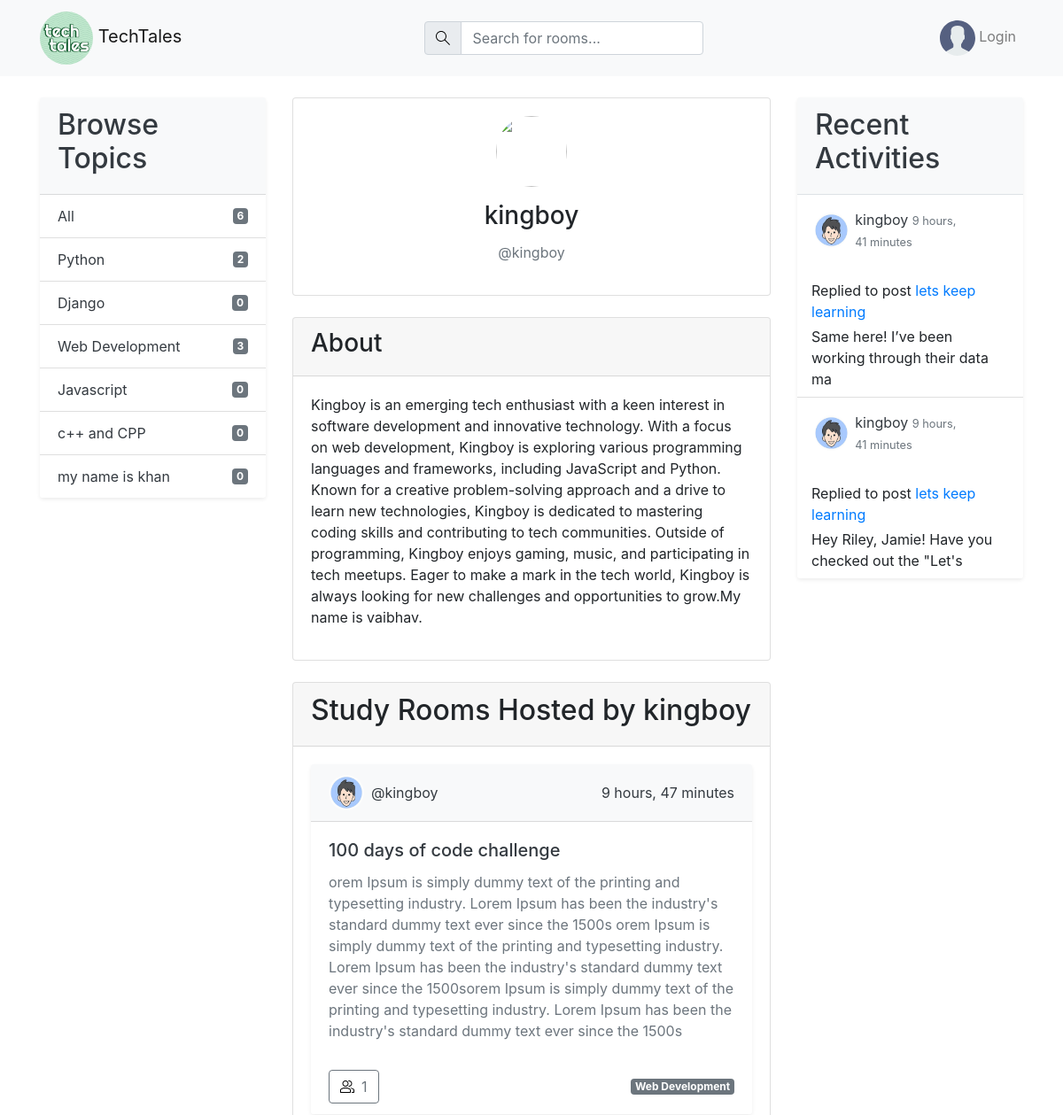
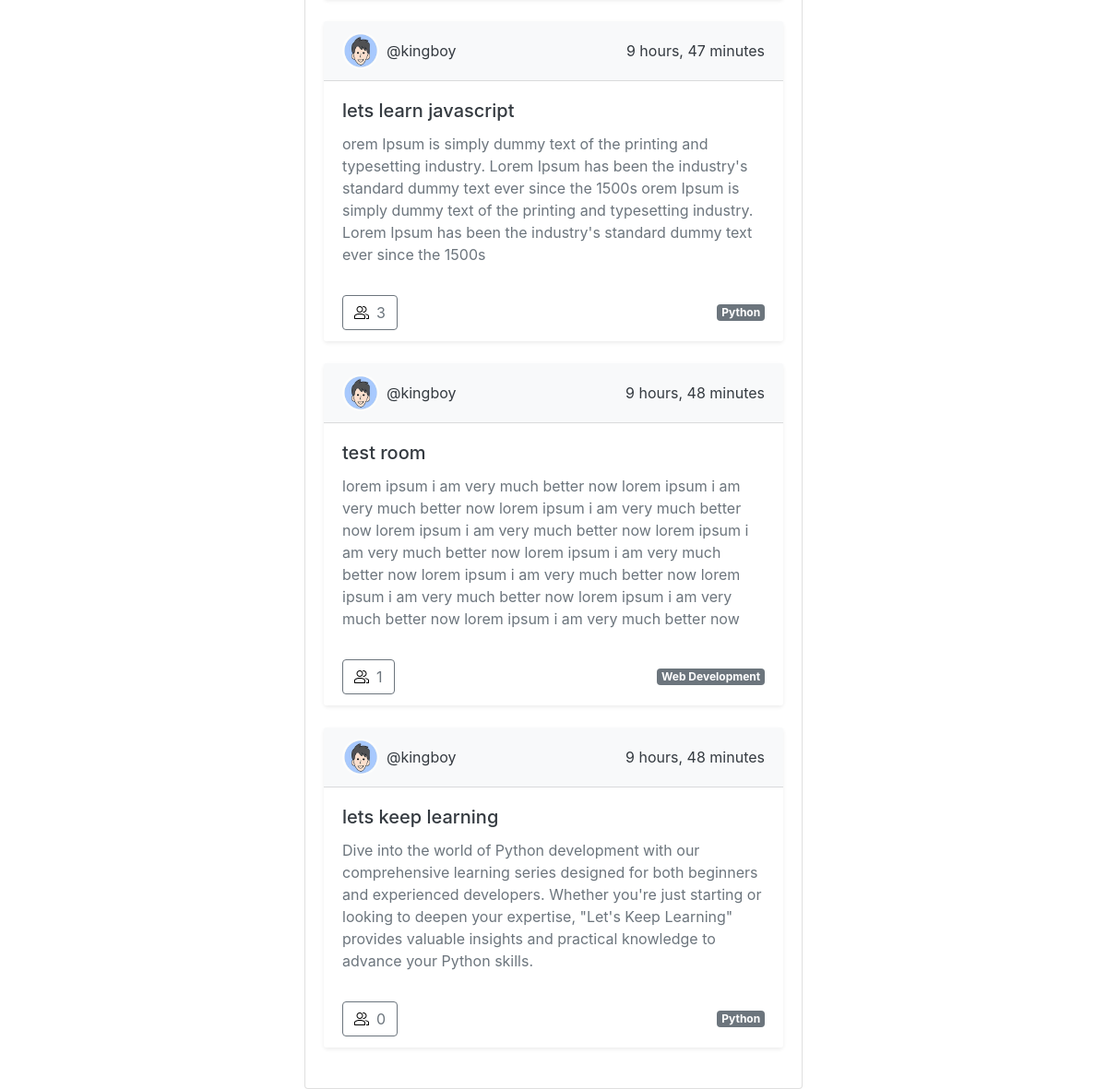
Page /profile/1/ on the committed database (2 pictures, top to bottom).
### base/models.py (models this page shows, shortened)
class Topic(models.Model):
    name=models.CharField(max_length=200)

class Bio(models.Model):
    user=models.OneToOneField(User,on_delete=models.CASCADE,null=True)
    avatar=models.ImageField(null=True,default='avatar.svg',blank=True)
    bio=models.TextField(null=True,blank=True)

class Room(models.Model):
    host=models.ForeignKey(User,on_delete=models.SET_NULL,null=True)
    topic=models.ForeignKey(Topic,on_delete=models.SET_NULL,null=True)
    name=models.CharField(max_length=200)
    desc=models.TextField(null=True,blank=True)
    participants=models.ManyToManyField(User,related_name='participants',blank=True)
    modified=models.DateTimeField(auto_now=True)
    created=models.DateTimeField(auto_now_add=True)
    class Meta:
        ordering=['-modified','-created']

class Message(models.Model):
    user=models.ForeignKey(User,on_delete=models.CASCADE)
    room=models.ForeignKey(Room,on_delete=models.CASCADE)
    body=models.TextField()
    modified=models.DateTimeField(auto_now=True)
    created=models.DateTimeField(auto_now_add=True)
    class Meta:
        ordering=['-modified','-created']
    def __str__(self):
        return self.body[:50]

### base/views.py (the view)
# urls.py: path('profile/<str:pk>/',views.userProfile,name='profile'),
def userProfile(request,pk):
    user=User.objects.get(id=int(pk))
    rooms=user.room_set.all()
    room_messages=user.message_set.all()
    topics=Topic.objects.all()
    context={
        'user':user,
        'rooms':rooms,
        'room_messages':room_messages,
        'topics':topics,
    }
    return render(request,'base/profile.html',context)

### base/templates/base/profile.html (shortened to what this page needs)
{% extends 'main.html' %}
{% block content %}
<main class="profile-page layout layout--3">
  <div class="container mt-4">
    <div class="row">
      <div class="col-md-3">
        {% include 'base/topics_component.html' %}
      </div>
      <div class="col-md-6">
        <div class="card mb-4">
          <div class="card-body text-center">
            <div class="profile-avatar mb-3">
              <div class="avatar avatar--large active mx-auto">
                <img src="{{ request.user.bio.avatar.url }}" alt="" class="img-fluid rounded-circle" style="width: 80px; height: 80px; object-fit: cover;">
              </div>
            </div>
            <h3 class="card-title">{{ user.username }}</h3>
            <p class="text-muted">@{{ user.username }}</p>
          </div>
        </div>
        <div class="card mb-4">
          <div class="card-header">
            <h3>About</h3>
          </div>
          <div class="card-body">
            <p>{{user.bio.bio}}
            </p>
          </div>
        </div>
        <div class="card">
          <div class="card-header">
            <h2>Study Rooms Hosted by {{ user.username }}</h2>
          </div>
          <div class="card-body">
            {% include 'base/feed_component.html' %}
          </div>
        </div>
      </div>
      <div class="col-md-3">
        {% include 'base/activity_component.html' %}
      </div>
    </div>
  </div>
</main>
{% endblock %}

### base/templates/base/topics_component.html
<div class="topics card mb-4 shadow-sm border-0">
  <div class="card-header bg-light text-dark">
    <h2>Browse Topics</h2>
  </div>
  <ul class="list-group list-group-flush">
    <li class="list-group-item bg-white">
      <a href="{% url 'home' %}" class="d-flex justify-content-between align-items-center text-dark text-decoration-none">
        All <span class="badge badge-secondary">{{topics.count}}</span>
      </a>
    </li>
    {% for topic in topics %}
    <li class="list-group-item bg-white">
      <a href="{% url 'home' %}?q={{topic.name}}" class="d-flex justify-content-between align-items-center text-dark text-decoration-none">
        {{topic.name}} <span class="badge badge-secondary">{{topic.room_set.all.count}}</span>
      </a>
    </li>
    {% endfor %}
  </ul>
</div>

### base/templates/base/feed_component.html (shortened to what this page needs)
{% load static %}
{% for room in rooms %}
<div class="card mb-4 shadow-sm border-0">
  <div class="card-header d-flex justify-content-between align-items-center bg-light text-dark">
    <a href="{% url 'profile' room.host.id %}" class="d-flex align-items-center text-decoration-none text-dark">
      <div class="avatar avatar--small mr-2">
        <img src="{{ room.host.bio.avatar.url }}" alt="" class="img-fluid rounded-circle" style="width: 40px; height: 40px; object-fit: cover;">
      </div>
      <span>@{{room.host.username}}</span>
    </a>
    <span>{{room.modified|timesince}}</span>
  </div>
  <div class="card-body">
    <h5 class="card-title">
      <a href="{% url 'room' room.id %}" class="text-decoration-none text-dark">{{room.name}}</a>
    </h5>
    <p class="card-text text-muted">{{room.desc}}</p>
  </div>
  <div class="card-footer d-flex justify-content-between align-items-center bg-white border-top-0">
    <a href="{% url 'room' room.id %}" class="btn btn-outline-secondary d-flex align-items-center">
      {{room.participants.all.count}}
    </a>
    <span class="badge badge-secondary">{{room.topic.name}}</span>
  </div>
</div>
{% endfor %}

### base/templates/base/activity_component.html (shortened to what this page needs)
<div class="activities card mb-4 shadow-sm border-0">
  <div class="card-header bg-light text-dark border-bottom">
    <h2>Recent Activities</h2>
  </div>
  <div class="list-group list-group-flush">
    {% for message in room_messages %}
    <div class="list-group-item d-flex justify-content-between align-items-start border-0 py-3">
      <a href="{% url 'profile' message.user.id %}" class="d-flex align-items-center text-dark text-decoration-none">
        <div class="avatar mr-2">
          <img src="{{ message.user.bio.avatar.url }}" alt="" class="img-fluid rounded-circle" style="width: 40px; height: 40px; object-fit: cover;">
        </div>
        <div>
          <p class="mb-0">{{ message.user.username }} <small class="text-muted">{{ message.created|timesince }}</small></p>
        </div>
      </a>
    </div>
    <div class="list-group-item px-3 py-2">
      <p class="mt-2 mb-1">Replied to post <a href="{% url 'room' message.room.id %}" class="text-primary">{{ message.room.name }}</a></p>
      <div>{{ message }}</div>
    </div>
    {% endfor %}
  </div>
</div>

### rows in the picture
Topic: name "Python", room_set.all.count "2"
Topic: name "Django", room_set.all.count "0"
Topic: name "Web Development", room_set.all.count "3"
Topic: name "Javascript", room_set.all.count "0"
Topic: name "c++ and CPP", room_set.all.count "0"
Topic: name "my name is khan", room_set.all.count "0"
Room: host.bio.avatar (picture), host.username "kingboy", modified "9 hours, 47 minutes", name "100 days of code challenge", desc "orem Ipsum is simply dummy text of the printing and typesetting industry. Lorem Ipsum has been the industry's standard dummy text ever since the 1500s orem Ipsum is simply dummy text of the printing and typesetting industry. Lorem Ipsum has been the industry's standard dummy text ever since the 1500sorem Ipsum is simply dummy text of the printing and typesetting industry. Lorem Ipsum has been the industry's standard dummy text ever since the 1500s", participants.all.count "1", topic.name "Web Development"
Room: host.bio.avatar (picture), host.username "kingboy", modified "9 hours, 47 minutes", name "lets learn javascript", desc "orem Ipsum is simply dummy text of the printing and typesetting industry. Lorem Ipsum has been the industry's standard dummy text ever since the 1500s orem Ipsum is simply dummy text of the printing and typesetting industry. Lorem Ipsum has been the industry's standard dummy text ever since the 1500s", participants.all.count "3", topic.name "Python"
Room: host.bio.avatar (picture), host.username "kingboy", modified "9 hours, 48 minutes", name "test room", desc "lorem ipsum i am very much better now lorem ipsum i am very much better now lorem ipsum i am very much better now lorem ipsum i am very much better now lorem ipsum i am very much better now lorem ipsum i am very much better now lorem ipsum i am very much better now lorem ipsum i am very much better now lorem ipsum i am very much better now lorem ipsum i am very much better now", participants.all.count "1", topic.name "Web Development"
Room: host.bio.avatar (picture), host.username "kingboy", modified "9 hours, 48 minutes", name "lets keep learning", desc "Dive into the world of Python development with our comprehensive learning series designed for both beginners and experienced developers. Whether you're just starting or looking to deepen your expertise, \"Let's Keep Learning\" provides valuable insights and practical knowledge to advance your Python skills.", participants.all.count "0", topic.name "Python"
Message: user.bio.avatar (picture), user.username "kingboy", created "9 hours, 41 minutes", room.name "lets keep learning", body "Same here! I’ve been working through their data ma"
Message: user.bio.avatar (picture), user.username "kingboy", created "9 hours, 41 minutes", room.name "lets keep learning", body "Hey Riley, Jamie! Have you checked out the \"Let's"

### other values in the picture
{{ topics.count }} "6"
{{ user.username }} "kingboy"
